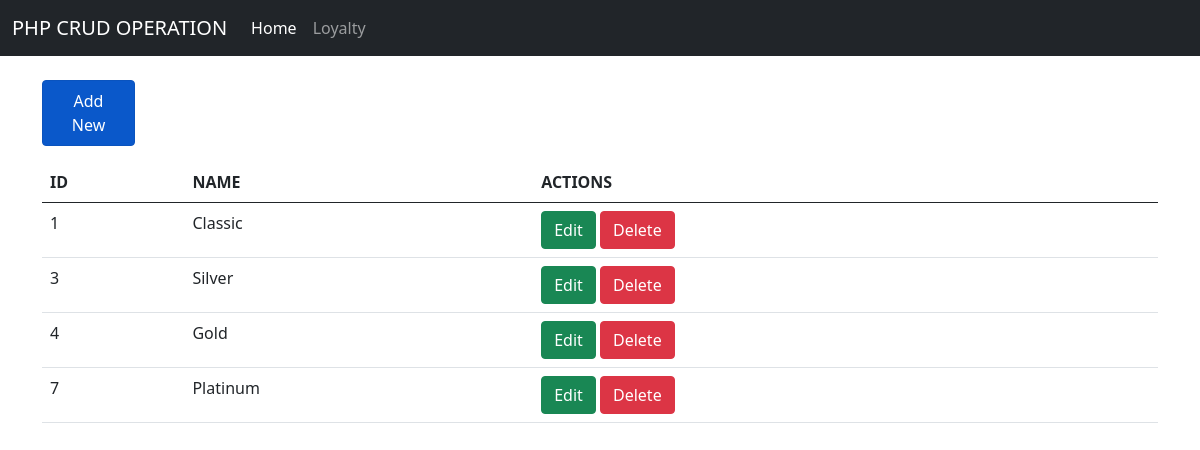
Screenshot of /tp_mvc/loyalty.php with the database file from the repository.
### tables this page shows
CREATE TABLE `loyalty` (
  `id` int(11) NOT NULL,
  `name_loyalty` varchar(255) NOT NULL
);

### tp_mvc/controllers/Loyalty.controller.php (called while the page is built, shortened)
<?php
include_once("connection.php");
include_once("views/EditLoyalty.view.php");
include_once("views/Loyalty.view.php");
class LoyaltyController {
  private $loyalty;
  function __construct(){
    $this->loyalty = new Loyalty(Conf::$servername, Conf::$user, Conf::$password, Conf::$name);
  }
  public function index() {
    $this->loyalty->open();
    $this->loyalty->getLoyalty();
    $data = array(
      'loyalty' => array()
    );
    while($row = $this->loyalty->getResult()){
      array_push($data['loyalty'], $row);
    }
    $view = new LoyaltyView();
    $view->render($data);
  }
}

### tp_mvc/views/Loyalty.view.php (the view, shortened to what this page needs)
<?php
  class LoyaltyView{
    public function render($data){
      $dataLoyalty = null;
      foreach($data['loyalty'] as $val){
        list($id, $name) = $val;
            $dataLoyalty .= "<tr>
						<td>$id</td>
						<td>$name</td>
						<td>
											<a class='btn btn-success' href='editloyalty.php?id=$id'>Edit</a>
											<a class='btn btn-danger' href='deleteloyalty.php?id=$id'>Delete</a>
										</td>
					</tr>
					";
      }
    }
  }

### rows the page displays
loyalty: id "1", name_loyalty "Classic"
loyalty: id "3", name_loyalty "Silver"
loyalty: id "4", name_loyalty "Gold"
loyalty: id "7", name_loyalty "Platinum"

### other values shown
$this->content "PHP CRUD OPERATION Home Loyalty Add New ID NAME ACTIONS"
